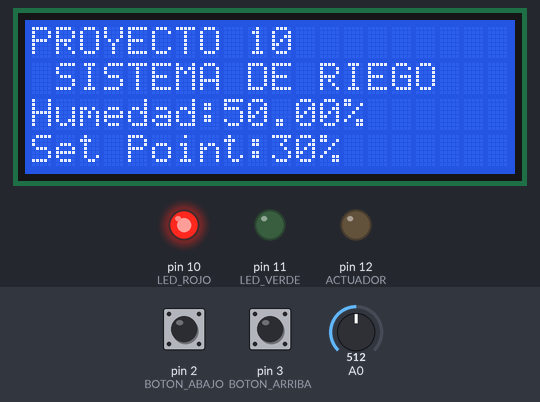
A sketch run on a simulated Arduino Uno, built with avr-gcc and run on an emulated ATmega328P. On the bench: 20×4 character LCD, output pins drawn as LEDs (lit = HIGH). The test bench sets the inputs (shaded band); at power-on: A0 = 512, pin 2 (BOTON_ABAJO) HIGH, pin 3 (BOTON_ARRIBA) HIGH.

Above: at 4.3 s.
4.4 s: A0 set to 316
At 5.7 s:
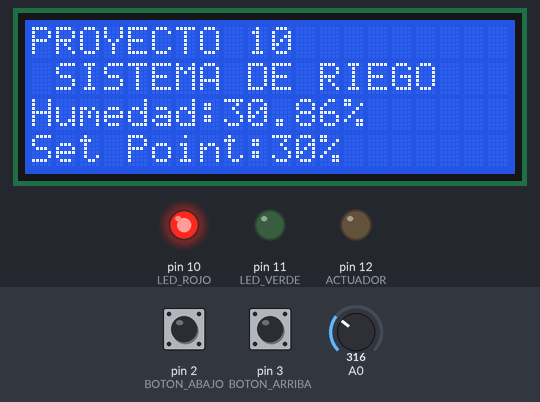
6.7 s: A0 set to 295
At 8.2 s:
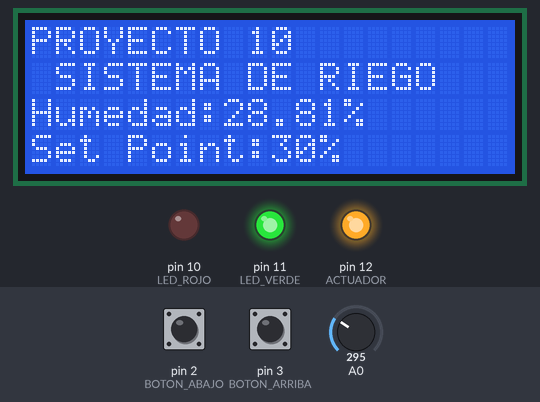
8.8 s: pin 2 (BOTON_ABAJO) pulled LOW for 3.2 s
At 11.9 s:
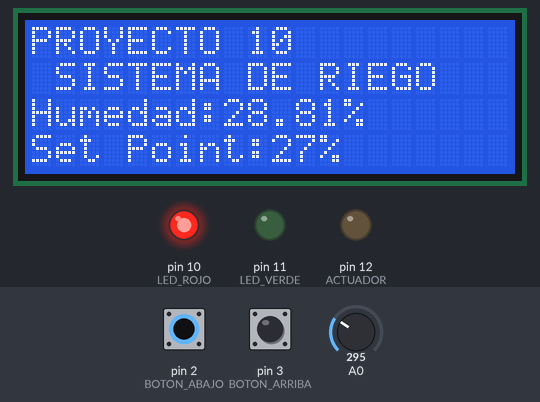
13.5 s: pin 2 (BOTON_ABAJO) pulled LOW for 1.25 s
At 14.9 s:
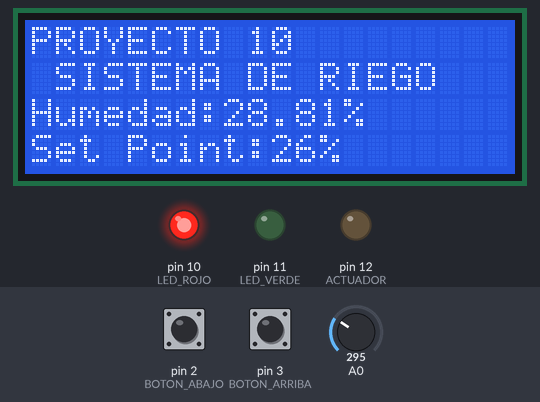
16.2 s: A0 set to 306
At 17.4 s:
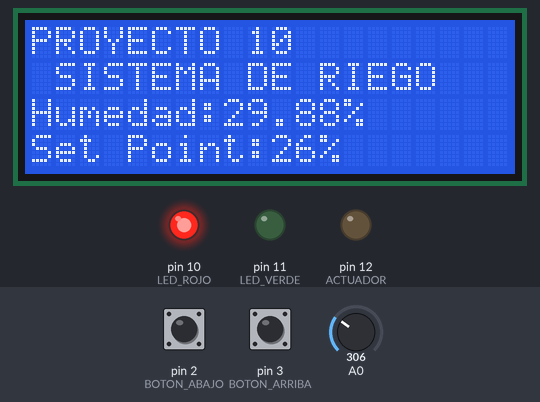
18.0 s: pin 3 (BOTON_ARRIBA) pulled LOW for 1.25 s
At 19.8 s:
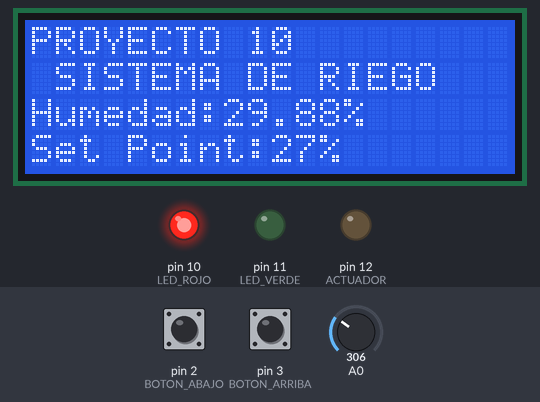
Timing chart, 0 to 21.3 s (numbered marks = the images above; inputs shaded):
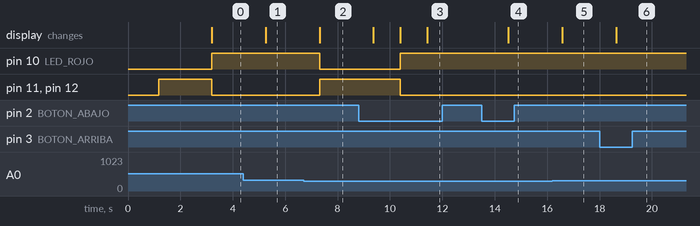

Measured:
- the behaviour switches between 308 and 307 on A0 (found by bisection; images 1 and 2)
- after the input at 4.4 s, the display: changes after 0.86 s (image 1)
- after the input at 6.7 s, pin 10 (LED_ROJO): HIGH → LOW after 0.61 s; pin 11 (LED_VERDE), pin 12 (ACTUADOR): LOW → HIGH after 0.61 s; the display: changes after 0.61 s (image 2)
- after the input at 8.8 s, pin 10 (LED_ROJO): LOW → HIGH after 1.6 s; pin 11 (LED_VERDE), pin 12 (ACTUADOR): HIGH → LOW after 1.6 s; the display: first changes after 0.57 s (image 3 shows a later state)
- after the input at 13.5 s, the display: changes after 1.0 s (image 4)
- after the input at 16.2 s, the display: changes after 0.37 s (image 5)
- after the input at 18.0 s, the display: changes after 0.63 s (image 6)

The sketch:

Sensor_de_humedad.ino
```cpp
#include <LiquidCrystal_I2C.h> // Se incluye la libreria de la LCD para poder usarla con el protocolo i2c
LiquidCrystal_I2C lcd(0x20, 20, 4); // Se establece la direccion i2c y se indica el tipo de LCD, en este es una 20x4

const int LED_ROJO =10; // Asignación del led rojo en el pin 10 del Arduino
const int LED_VERDE =11; // Asignación del led verde en el pin 11 del Arduino
const int ACTUADOR =12; // Asignación del actuador en el pin 12 del Arduino

const int BOTON_ARRIBA=3; // Asignación del boton de seleccion hacia arriba en el pin 3 del Arduino
const int BOTON_ABAJO =2; // Asignación del boton de seleccion hacia abajo en el pin 2 del Arduino
int SetPoint =30; // Inicializacion de del Setpoint en un valor de 30

/////////////////////////////////////////////////////////////////////////////////////

void setup (){
pinMode ( LED_ROJO , OUTPUT ); // Asignacion del led rojo como salida
pinMode ( LED_VERDE , OUTPUT ); // Asignacion del led verde como salida
pinMode ( ACTUADOR , OUTPUT ); // Asignacion del actuador como salida
pinMode ( BOTON_ARRIBA , INPUT ); // Asignacion del boton arriba como entrada
pinMode ( BOTON_ABAJO , INPUT ); // Asignacion del boton abajo como entrada

digitalWrite ( BOTON_ARRIBA , HIGH );  // Asignacion del boton arriba en estado bajo
digitalWrite ( BOTON_ABAJO , HIGH ); // Asignacion del led rojo como salida

lcd . begin (20, 4); // Se indica que la LCD es 20x4
lcd.init(); // Inicialización de la lcd
lcd.clear(); // Se limpia la lcd
lcd.home(); // Se dirige el cursor a la posicion inicial

lcd . print ("PROYECTO 10"); // Mostrar en pantalla el texto dentro del paréntesis
lcd . setCursor (0,1); // Dirigir el cursor a la siguiente fila
lcd . print (" SISTEMA DE RIEGO"); // Mostrar en pantalla el texto dentro del paréntesis
lcd . setCursor (0,2);// Dirigir el cursor a la siguiente fila
lcd . print (" EQUIPO 5 ");// Mostrar en pantalla el texto dentro del paréntesis
delay (1000); //Mantener por 1 segundo

digitalWrite ( LED_VERDE , HIGH ); // Apagar led verde
digitalWrite ( LED_ROJO , LOW ); // Encender ed rojo
digitalWrite ( ACTUADOR , HIGH ); // Apagar actuador
delay (2000); // Esperar 2 segundos
}

/////////////////////////////////////////////////////////////////////////////

void loop (){
double HUMEDAD = ((100.0/1024.0) * analogRead ( A0 )); // El valor obtenido en el adc se multiplica por el resultado de 100/1024 y eso se asigna en la variable humedad
lcd . setCursor (0,2); // Se posiciona el cursor en la tercera fila
lcd . print ("Humedad:"); // se imprime la palabra humedad
lcd . print ( HUMEDAD );// Se imprime el valor de la variable HUMEDAD
lcd . print ("% "); //Se imprime el signo de porcentaje

 if( digitalRead ( BOTON_ABAJO )== LOW )// Condicional que verifica si el boton_abajo es presionado
 {
 if( SetPoint >0) // Si es asi y el setpoint es mayor a cero
 {
 SetPoint --; // Disminuye el valor de uno en uno
 }
 }

 if( digitalRead ( BOTON_ARRIBA )== LOW )// Condicional que verifica si el boton_arriba es presionado
 {
 if( SetPoint <99) // Si es asi y el setpoint es menor a 99
 {
 SetPoint ++;// Aumenta el valor de uno en uno
 }
 }

lcd . setCursor (0,3); //Posiciona el cursor en la fila 4
lcd . print ("Set Point:");// Imprime ña palabra setpoint
lcd . print ( SetPoint );//Imprime e valor de la variable Setpoint
lcd . print ("% ");// Imprime el signo de porcentaje

if( HUMEDAD > SetPoint )// Pregunta si lel valor de la variable HUMEDAD es mayor al valor de la variable Setpoint y en caso de ser cierto realiza las siguientes acciones
{
digitalWrite ( ACTUADOR , LOW ); // Enciende el actuador
digitalWrite ( LED_ROJO , HIGH ); // Apaga el led rojo
digitalWrite ( LED_VERDE , LOW );  // Enciende el led verde
}
else // En caso contrario
{
digitalWrite ( ACTUADOR , HIGH );  // Apaga el actuador
digitalWrite ( LED_VERDE , HIGH ); // Apaga el led verde
digitalWrite ( LED_ROJO , LOW ); // Enciende el led rojo
}
delay (1000); // Restardo de 1 segundo
}
```
